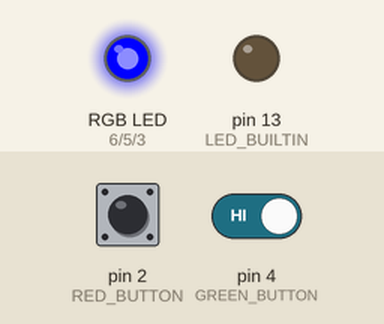
This sketch was run on a simulated Arduino Uno, built with avr-gcc and run on an emulated ATmega328P. On the bench: an RGB LED mixed from three pins (HIGH = lit), output pins drawn as LEDs (lit = HIGH). Dashed ring = blinking. The inputs (shaded band) are chosen by the test bench; at power-on: pin 2 (RED_BUTTON) HIGH, pin 4 (GREEN_BUTTON) HIGH.

Above: at 1.2 s.
1.3 s: pin 2 (RED_BUTTON) pulled LOW for 0.15 s
At 1.9 s:
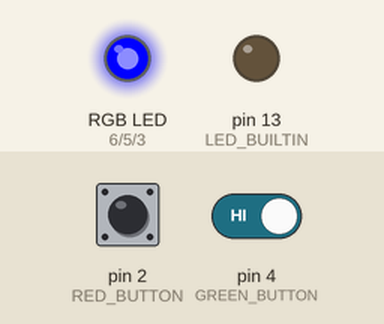
2.9 s: pin 2 (RED_BUTTON) pulled LOW for 1 s
At 5.3 s:
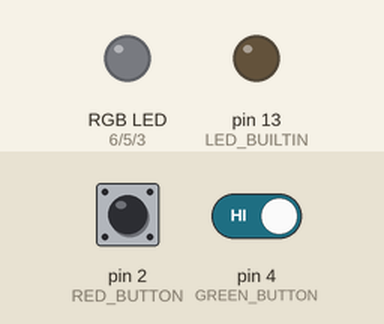
5.9 s: pin 2 (RED_BUTTON) pulled LOW for 3.2 s
At 6.07 s:
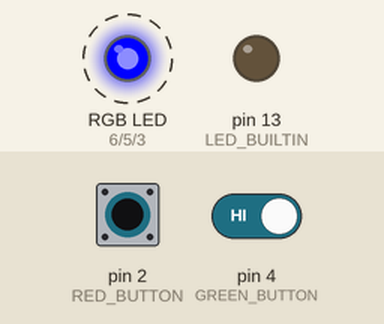
10.6 s: pin 2 (RED_BUTTON) driven LOW and pin 4 (GREEN_BUTTON) driven LOW
At 10.77 s:
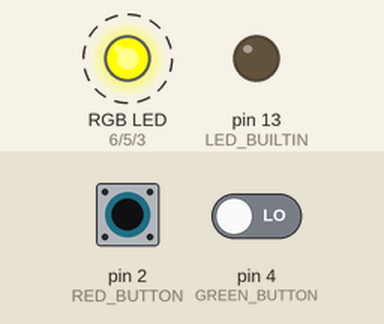
13.6 s: pin 2 (RED_BUTTON) driven HIGH
At 13.6 s:
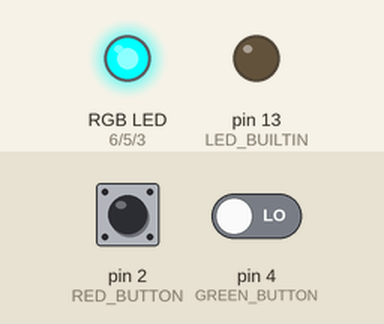
Timing chart, 0 to 16.1 s (numbered marks = the images above; inputs shaded):
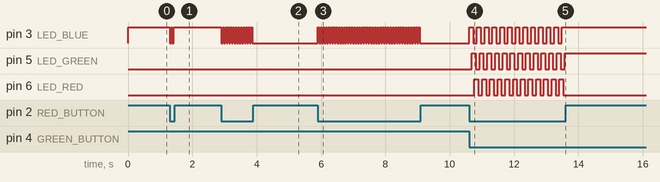

Measured:
- after the input at 1.3 s, pin 3 (LED_BLUE): alternates HIGH for 0.04 s and LOW for 0.04 s, 4 changes in all, then stays HIGH, starting at once
- after the input at 2.9 s, pin 3 (LED_BLUE): alternates HIGH for 0.04 s and LOW for 0.04 s, 25 changes in all, then stays LOW, starting at once
- after the input at 5.9 s, pin 3 (LED_BLUE): alternates HIGH for 0.04 s and LOW for 0.04 s, 80 changes in all, then stays LOW, starting at once
- after the input at 10.6 s, pin 3 (LED_BLUE): alternates HIGH for 0.12 s and LOW for 0.12 s, starting at once; pin 5 (LED_GREEN): alternates HIGH for 0.12 s and LOW for 0.12 s, starting after 0.09 s; pin 6 (LED_RED): alternates HIGH for 0.12 s and LOW for 0.12 s, starting after 0.17 s
- after the input at 13.6 s, pin 3 (LED_BLUE), pin 5 (LED_GREEN): stops changing and stays HIGH; pin 6 (LED_RED): stops changing and stays LOW

The sketch:

kod01.ino
```cpp
#define LED_RED 6
#define LED_GREEN 5
#define LED_BLUE 3

#define RED_BUTTON 2
#define GREEN_BUTTON 4

// Po naciśnięciu przycisku zielonego zmień kolor świecącej diody.
// Przycisk czerwony włącza i wyłącza świecenie.

void initRGB()
{
    pinMode(LED_BUILTIN, OUTPUT);
    digitalWrite(LED_BUILTIN, LOW);

    pinMode(LED_RED, OUTPUT);
    digitalWrite(LED_RED, LOW);

    pinMode(LED_GREEN, OUTPUT);
    digitalWrite(LED_GREEN, LOW);

    pinMode(LED_BLUE, OUTPUT);
    digitalWrite(LED_BLUE, HIGH);
}

void initButtons()
{
    pinMode(RED_BUTTON, INPUT_PULLUP);
    pinMode(GREEN_BUTTON, INPUT_PULLUP);
}

bool on = true;
int current_color = LED_BLUE;

void setup()
{
    initRGB();
    initButtons();
}

void loop()
{
    if (digitalRead(GREEN_BUTTON) == LOW)
        if (current_color == LED_RED){
          current_color = LED_GREEN;
        }
        else if (current_color == LED_GREEN){
          current_color = LED_BLUE;
        }
        else{
          current_color = LED_RED;
        }
        delay(20);

    if (digitalRead(RED_BUTTON) == LOW)
    {
        on = !on;
        if (on){
            digitalWrite(current_color, HIGH);
        }
        else{
            digitalWrite(current_color, LOW);
        }
        delay(20);
    }
}
```
